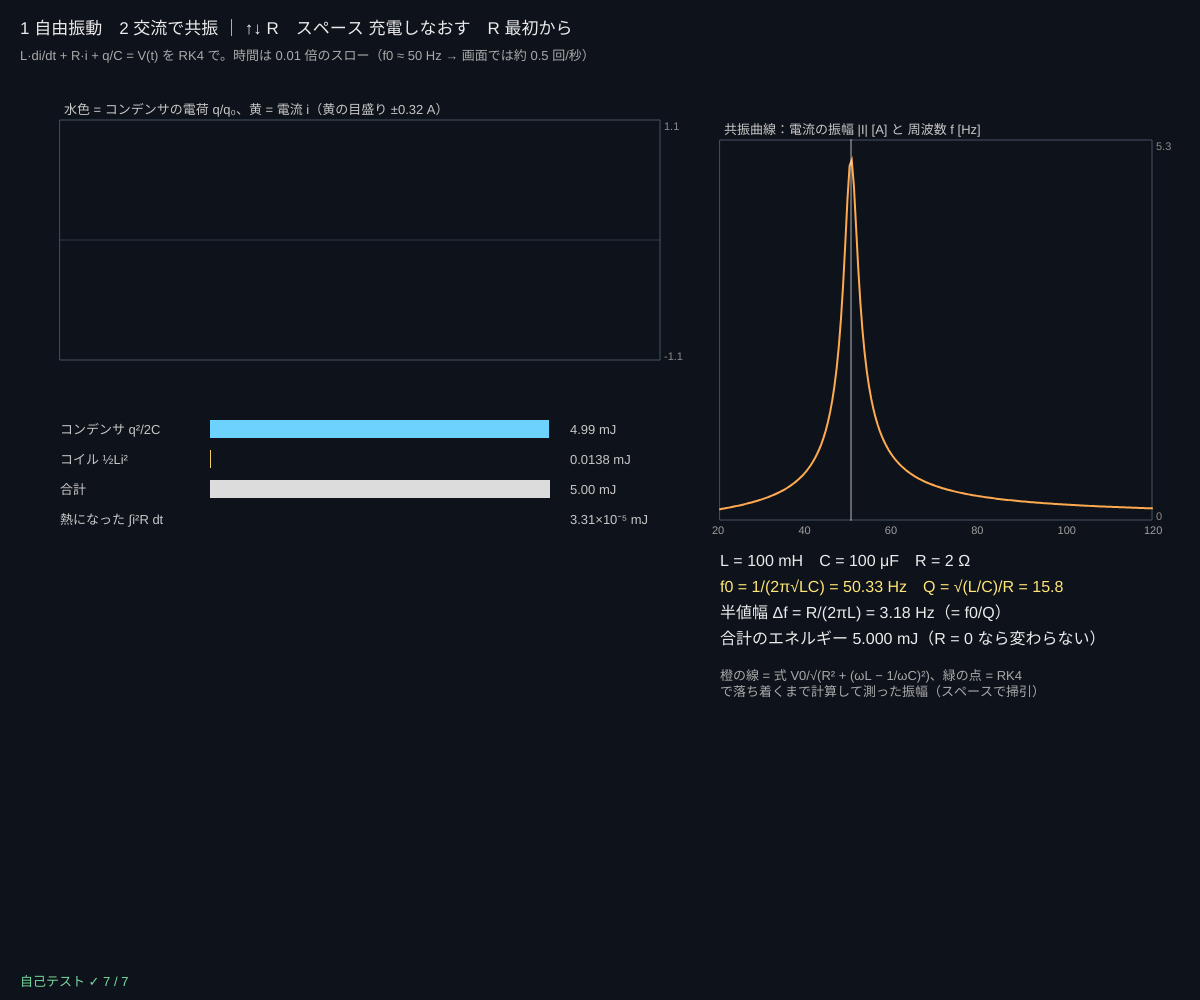
Frame 1 (no input)
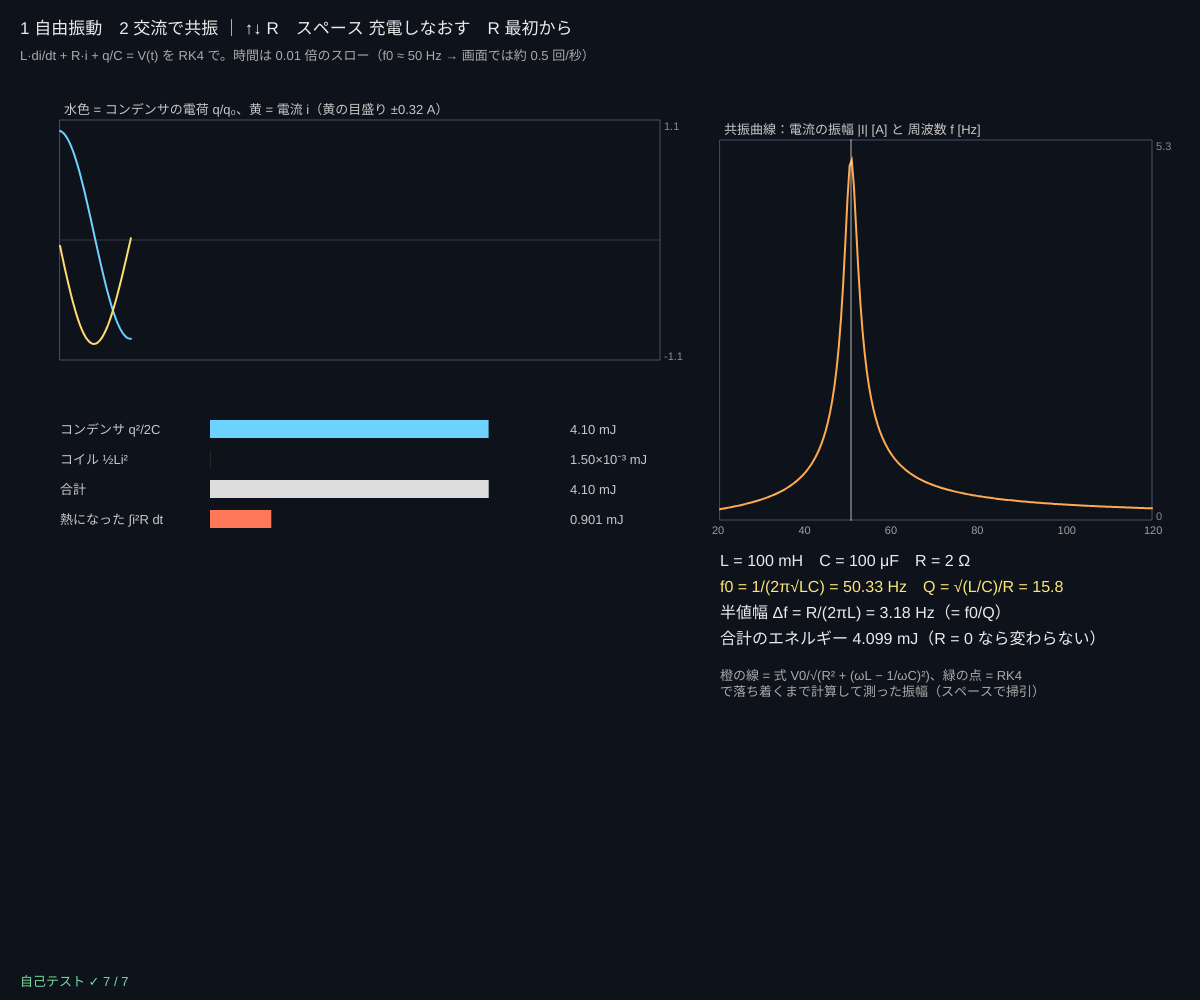
Frame 60 (no input)
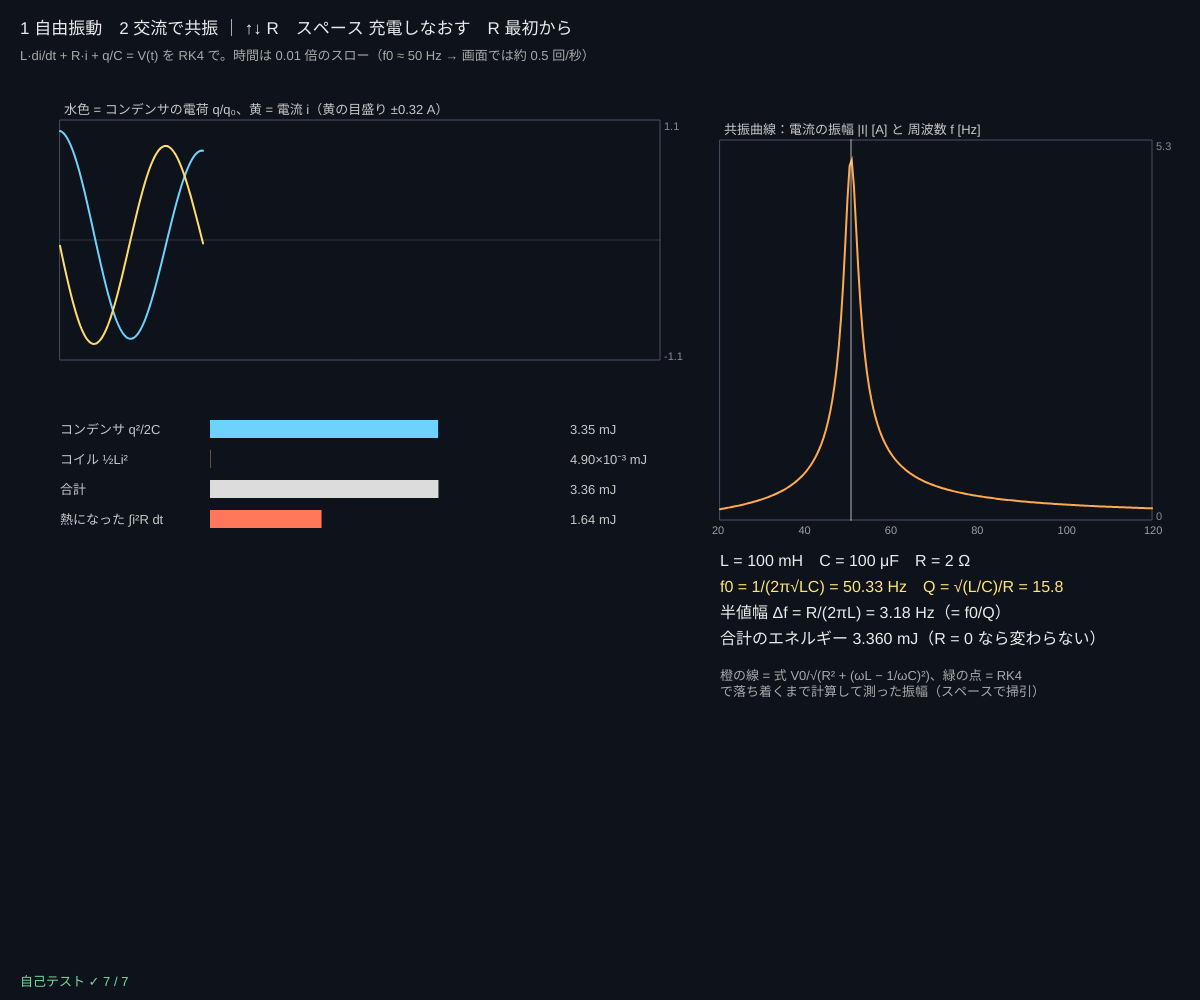
Frame 120 (the mouse pressed at the canvas centre since frame 60)

The p5.js sketch that drew these frames (run headless with seeded random() and noise() and a simulated clock; from frame 60 on, the mouse is pressed at the canvas centre):

// p5.js sketch
// ── sketch.js
// ============================================
// 06 RLC 回路と共振 ─ 電気のふりこ
// コイル L・コンデンサ C・抵抗 R の直列回路：L·di/dt + R·i + q/C = V(t)、dq/dt = i（RK4 で計算）
// R = 0 なら電荷とエネルギーが C と L を行き来して振動し続ける（f0 = 1/(2π√LC)）。R があると減衰（Q 値）
// 交流を加えて周波数を変えると、f0 で電流がいちばん大きい（共振）。スペースで周波数を掃引して共振曲線を測る
// 1 = 自由振動 / 2 = 交流で共振 / ↑↓ = R / ←→ = 周波数 / スペース = 1：充電しなおす 2：掃引 / R = 最初から
// ============================================

const L_H = 0.1;                       // ★ コイル L [H]（100 mH）
const C_F = 100e-6;                    // ★ コンデンサ C [F]（100 μF）
const V0 = 10;                         // ★ 電圧 [V]（1：最初の充電、2：交流の振幅）
const R_LIST = [0, 0.5, 1, 2, 5, 10, 20];   // 抵抗 [Ω]
const SLOW = 0.01;                     // ★ スローモーション（1 秒で 0.01 秒ぶん）
let runMode = 1, ri = 3, fDrive = 40, st = { q: C_F * V0, i: 0 }, tSim = 0, heat = 0, hist = { q: [], i: [] };
let sweep = [], sweepOn = false, sweepF = 20;

function setup() {
  createCanvas(windowWidth, windowHeight);
  selfTest();
}
function Rnow() { return runMode === 2 ? Math.max(0.5, R_LIST[ri]) : R_LIST[ri]; }
function f0() { return 1 / (2 * Math.PI * Math.sqrt(L_H * C_F)); }
function vSrc(t) { return runMode === 2 ? V0 * Math.sin(2 * Math.PI * fDrive * t) : 0; }

function draw() {
  background(14, 18, 26);
  let dt = ((Math.min(deltaTime, 50) / 1000) * SLOW) / 20, R = Rnow();
  for (let k = 0; k < 20; k++) { st = rlcStep(st, tSim, dt, R, L_H, C_F, vSrc); heat += st.i * st.i * R * dt; tSim += dt; }
  let qn = runMode === 1 ? C_F * V0 : (2 * ampFormula(fDrive, R)) / (2 * Math.PI * fDrive);   // 電荷の目盛り（2 は落ち着いたときの振幅 I/ω の 2 倍：始めのうなりも入る）
  pushCap(hist.q, st.q / qn, 500); pushCap(hist.i, st.i, 500);
  if (runMode === 2 && sweepOn) {                  // 掃引：1 フレームに 1 つの周波数で、落ち着くまで計算して振幅を測る
    sweep.push([sweepF, steadyAmp(sweepF, R)]); sweepF *= 1.03;
    if (sweepF > 120) sweepOn = false;
  }
  let Uc = (st.q * st.q) / (2 * C_F), Ul = 0.5 * L_H * st.i * st.i, U0 = 0.5 * C_F * V0 * V0;
  // ---- グラフ：電荷と電流
  let g = { x: 60, y: 120, w: width * 0.5, h: height * 0.24 }, imax = runMode === 1 ? V0 * Math.sqrt(C_F / L_H) : Math.min(V0 / R, 40);
  plotFrame(g, (runMode === 1 ? '水色 = コンデンサの電荷 q/q₀、' : '水色 = 電荷 q（落ち着いた振幅を 0.5）、') + '黄 = 電流 i（黄の目盛り ±' + imax.toFixed(2) + ' A）', -1.1, 1.1);
  stroke(110, 210, 255); strokeWeight(2); plotTrace(g, hist.q, -1.1, 1.1, 500);
  stroke(255, 220, 110); strokeWeight(2); plotTrace(g, hist.i.map((v) => v / imax), -1.1, 1.1, 500);
  // ---- エネルギーの棒
  let bx = 60, by = g.y + g.h + 60, bw = width * 0.5;
  let bars = [['コンデンサ q²/2C', Uc, color(110, 210, 255)], ['コイル ½Li²', Ul, color(255, 220, 110)], ['合計', Uc + Ul, color(220)], ['熱になった ∫i²R dt', heat, color(255, 120, 90)]];
  bars.forEach((b, k) => {
    noStroke(); fill(200); textSize(13); text(b[0], bx, by + k * 30 + 14);
    fill(b[2]); rect(bx + 150, by + k * 30, clampv(b[1] / Math.max(U0, Uc + Ul + 1e-12), 0, 1.2) * (bw - 260), 18);
    fill(200); text(sci(b[1] * 1000, 3) + ' mJ', bx + bw - 90, by + k * 30 + 14);
  });
  // ---- 右：共振曲線（式）と測った点
  let rg = { x: width * 0.6, y: 140, w: width * 0.36, h: height * 0.38 }, fmin = 20, fmax = 120, imaxC = V0 / R;
  plotFrame(rg, '共振曲線：電流の振幅 |I| [A] と 周波数 f [Hz]', 0, imaxC * 1.05);
  let pts = []; for (let k = 0; k <= 200; k++) { let f = fmin + ((fmax - fmin) * k) / 200; pts.push([rg.x + ((f - fmin) / (fmax - fmin)) * rg.w, rg.y + rg.h - (ampFormula(f, R) / (imaxC * 1.05)) * rg.h]); }
  stroke(255, 170, 80); strokeWeight(2); noFill(); polyline(pts);
  noStroke(); fill(120, 230, 170);
  for (let [f, a] of sweep) circle(rg.x + ((f - fmin) / (fmax - fmin)) * rg.w, rg.y + rg.h - (a / (imaxC * 1.05)) * rg.h, 6);
  let xf0 = rg.x + ((f0() - fmin) / (fmax - fmin)) * rg.w, xd = rg.x + ((fDrive - fmin) / (fmax - fmin)) * rg.w;
  stroke(255, 255, 255, 90); line(xf0, rg.y, xf0, rg.y + rg.h);
  if (runMode === 2) { stroke(255, 220, 110); line(xd, rg.y, xd, rg.y + rg.h); }
  noStroke(); fill(160); textSize(11); for (let f of [20, 40, 60, 80, 100, 120]) text(f, rg.x + ((f - fmin) / (fmax - fmin)) * rg.w - 8, rg.y + rg.h + 14);
  // ---- 数字
  let Q = R > 0 ? Math.sqrt(L_H / C_F) / R : Infinity, tx = rg.x, y = rg.y + rg.h + 46;
  fill(235); textSize(16);
  text('L = ' + L_H * 1000 + ' mH　C = ' + C_F * 1e6 + ' μF　R = ' + R + ' Ω', tx, y); y += 26;
  fill(255, 230, 120); text('f0 = 1/(2π√LC) = ' + f0().toFixed(2) + ' Hz　Q = √(L/C)/R = ' + (isFinite(Q) ? Q.toFixed(1) : '∞'), tx, y); y += 26;
  fill(235); text('半値幅 Δf = R/(2πL) = ' + (R / (2 * Math.PI * L_H)).toFixed(2) + ' Hz（= f0/Q）', tx, y); y += 26;
  if (runMode === 2) { let Z = Math.hypot(R, 2 * Math.PI * fDrive * L_H - 1 / (2 * Math.PI * fDrive * C_F)); text('いま f = ' + fDrive.toFixed(1) + ' Hz　|Z| = ' + Z.toFixed(2) + ' Ω　|I| = V0/|Z| = ' + (V0 / Z).toFixed(3) + ' A', tx, y); }
  else text('合計のエネルギー ' + sci((Uc + Ul) * 1000, 4) + ' mJ（R = 0 なら変わらない）', tx, y);
  y += 26; fill(170); textSize(13); text('橙の線 = 式 V0/√(R² + (ωL − 1/ωC)²)、緑の点 = RK4 で落ち着くまで計算して測った振幅（スペースで掃引）', tx, y, width - tx - 20);
  fill(235); textSize(17);
  text('1 自由振動　2 交流で共振 ｜ ↑↓ R　' + (runMode === 2 ? '←→ 周波数　スペース 掃引' : 'スペース 充電しなおす') + '　R 最初から', 20, 34);
  fill(170); textSize(13); text('L·di/dt + R·i + q/C = V(t) を RK4 で。時間は ' + SLOW + ' 倍のスロー（f0 ≈ 50 Hz → 画面では約 0.5 回/秒）', 20, 60);
  drawSelfTest(20, height - 14);
}

function keyPressed() {
  if (key === '1' || key === '2') { runMode = +key; restart(); }
  if (key === UP_ARROW) { ri = Math.min(R_LIST.length - 1, ri + 1); sweep = []; }
  if (key === DOWN_ARROW) { ri = Math.max(0, ri - 1); sweep = []; }
  if (key === RIGHT_ARROW) fDrive = Math.min(120, fDrive * 1.03);
  if (key === LEFT_ARROW) fDrive = Math.max(20, fDrive / 1.03);
  if (key === ' ') { if (runMode === 1) restart(); else { sweep = []; sweepF = 20; sweepOn = true; } }
  if (key === 'r' || key === 'R') { ri = 3; fDrive = 40; sweep = []; restart(); }
  return false;
}
function restart() { st = { q: runMode === 1 ? C_F * V0 : 0, i: 0 }; tSim = 0; heat = 0; hist = { q: [], i: [] }; }

// ---- 自己テスト：式で計算できる値と比べる
function selfTest() {
  selfTestResults = [];
  let T0 = 2 * Math.PI * Math.sqrt(L_H * C_F), dt = T0 / 2000, s = { q: 1e-3, i: 0 }, t = 0, cross = [], none = () => 0;
  let E0 = (s.q * s.q) / (2 * C_F), Emax = 0;
  for (let k = 0; k < 2000 * 20; k++) {
    let n = rlcStep(s, t, dt, 0, L_H, C_F, none);
    if (s.q > 0 && n.q <= 0) cross.push(t + (dt * s.q) / (s.q - n.q));
    s = n; t += dt; Emax = Math.max(Emax, Math.abs((s.q * s.q) / (2 * C_F) + 0.5 * L_H * s.i * s.i - E0));
  }
  check('f0 = 1/(2π√LC) = 50.33 Hz', near(f0(), 50.329, 0.001));
  check('R = 0 の振動の周期 = 2π√LC（0.1% 以内）', nearRel((cross[cross.length - 1] - cross[0]) / (cross.length - 1), T0, 0.001));
  check('R = 0 なら エネルギーが保存（20 周期で 10⁻⁶ 以内）', Emax / E0 < 1e-6);
  let R = 2, wd = Math.sqrt(1 / (L_H * C_F) - (R * R) / (4 * L_H * L_H)), peaks = [];
  s = { q: 1e-3, i: 0 }; t = 0; let prev = s;
  for (let k = 0; k < 2000 * 5; k++) { let n = rlcStep(s, t, dt, R, L_H, C_F, none); if (prev.q < s.q && n.q <= s.q && s.q > 0) peaks.push(s.q); prev = s; s = n; t += dt; }
  check('R があると 1 周期ごとに e^(−R·T/2L) 倍に減る（0.5% 以内）', peaks.length >= 3 && nearRel(peaks[2] / peaks[1], Math.exp((-R * 2 * Math.PI) / wd / (2 * L_H)), 0.005));
  check('共振（f = f0）で落ち着いた電流の振幅 = V0/R（1% 以内）', nearRel(steadyAmp(f0(), 2), V0 / 2, 0.01));
  check('f0 からはずれた所（0.8 f0）でも 計算 = 式 V0/|Z|（1% 以内）', nearRel(steadyAmp(0.8 * f0(), 2), ampFormula(0.8 * f0(), 2), 0.01));
  let half = (lo, hi, up) => { for (let k = 0; k < 80; k++) { let m = (lo + hi) / 2; ((ampFormula(m, 2) ** 2 > 0.5 * (V0 / 2) ** 2) === up) ? (hi = m) : (lo = m); } return (lo + hi) / 2; };
  let f1 = half(20, f0(), true), f2 = half(f0(), 120, false);
  check('半値幅（電力が半分の 2 点の差）= R/(2πL) = f0/Q', nearRel(f2 - f1, 2 / (2 * Math.PI * L_H), 1e-6));
  reportSelfTest();
}

// ---------- やってみよう ----------
// 1. 1 で R = 0 にして、エネルギーが コンデンサ ⇔ コイル を行き来するのを見よう。合計は？
// 2. ↑ で R を大きくすると、何回くらいで止まる？ Q 値との関係は？（Q ≈ 何回ふれるか × π）
// 3. 2 で ←→ を押して f0 に近づけ、電流が大きくなるのを確かめよう。電圧と電流の山の時間差（位相）は？
// 4. スペースで掃引し、緑の点（計算）と橙の線（式）が重なることを確かめよう。R を変えると幅は？
// 5. ラジオのチューニングは共振。C を変えて 1 MHz に合わせるには C をいくつにする？


// ==================================================
// ここから下は「電磁気の道具」（中身は読まなくても OK。消さないでね）
// ==================================================
// ---- RK4 で 1 歩：状態 { q, i }、dq/dt = i、di/dt = (V(t) − R·i − q/C) / L
function rlcStep(s, t, h, R, L, C, V) {
  let f = (tt, q, i) => [i, (V(tt) - R * i - q / C) / L];
  let k1 = f(t, s.q, s.i), k2 = f(t + h / 2, s.q + (h / 2) * k1[0], s.i + (h / 2) * k1[1]);
  let k3 = f(t + h / 2, s.q + (h / 2) * k2[0], s.i + (h / 2) * k2[1]), k4 = f(t + h, s.q + h * k3[0], s.i + h * k3[1]);
  return { q: s.q + (h / 6) * (k1[0] + 2 * k2[0] + 2 * k3[0] + k4[0]), i: s.i + (h / 6) * (k1[1] + 2 * k2[1] + 2 * k3[1] + k4[1]) };
}
// ---- 式：交流 V0 sin(2πft) のときの電流の振幅 V0 / |Z|
function ampFormula(f, R) { let w = 2 * Math.PI * f; return V0 / Math.hypot(R, w * L_H - 1 / (w * C_F)); }
// ---- 計算：静かな状態から RK4 で落ち着くまで（減衰の時間 2L/R の 12 倍）進め、最後の 3 周期の電流の最大値
function steadyAmp(f, R) {
  let T = 1 / f, dt = T / 60, Ttot = Math.max(12 * ((2 * L_H) / R), 10 * T), s = { q: 0, i: 0 }, t = 0, mx = 0;
  let V = (tt) => V0 * Math.sin(2 * Math.PI * f * tt), n = Math.ceil(Ttot / dt);
  for (let k = 0; k < n; k++) { s = rlcStep(s, t, dt, R, L_H, C_F, V); t += dt; if (t > Ttot - 3 * T) mx = Math.max(mx, Math.abs(s.i)); }
  return mx;
}
// ---- 描く道具（どのスケッチも同じ）
function clampv(v, a, b) { return v < a ? a : v > b ? b : v; }
function polyline(pts) {               // 点が 2 つ以上あるときだけ折れ線を描く（[[x, y], ...]）
  if (!pts || pts.length < 2) return;
  beginShape(); for (let p of pts) vertex(p[0], p[1]); endShape();
}
function arrowTo(x1, y1, x2, y2, hs) {  // (x1, y1) → (x2, y2) の矢印。hs = 矢じりの大きさ
  let dx = x2 - x1, dy = y2 - y1, L = Math.hypot(dx, dy);
  if (!(L > 0.5)) return;
  line(x1, y1, x2, y2);
  let ux = dx / L, uy = dy / L, h = Math.min(hs || 8, L * 0.5);
  line(x2, y2, x2 - h * ux + h * 0.5 * uy, y2 - h * uy - h * 0.5 * ux);
  line(x2, y2, x2 - h * ux - h * 0.5 * uy, y2 - h * uy + h * 0.5 * ux);
}
const SUP = { '-': '⁻', '0': '⁰', '1': '¹', '2': '²', '3': '³', '4': '⁴', '5': '⁵', '6': '⁶', '7': '⁷', '8': '⁸', '9': '⁹' };
function sci(v, d) {                   // 0.000032 → "3.20×10⁻⁵"（大きい数・小さい数を読みやすく）
  if (!isFinite(v)) return '—';
  if (v === 0) return '0';
  let sig = d === undefined ? 3 : d, e = Math.floor(Math.log10(Math.abs(v)));
  if (e >= -2 && e <= 3) return v.toFixed(Math.max(0, sig - 1 - e));
  let m = v / Math.pow(10, e);
  return m.toFixed(sig - 1) + '×10' + String(e).split('').map((c) => SUP[c]).join('');
}
// グラフの枠：g = { x, y, w, h }。lo〜hi の範囲で、数字の配列 arr を左から右へ（cap 個ぶん）
function plotFrame(g, title, lo, hi) {
  noFill(); stroke(70, 80, 100); strokeWeight(1); rect(g.x, g.y, g.w, g.h);
  if (lo < 0 && hi > 0) { let y0 = g.y + g.h * (hi / (hi - lo)); stroke(70, 80, 100, 160); line(g.x, y0, g.x + g.w, y0); }
  noStroke(); fill(200); textSize(13); text(title, g.x + 4, g.y - 6);
  fill(140); textSize(11); text(sci(hi, 2), g.x + g.w + 4, g.y + 10); text(sci(lo, 2), g.x + g.w + 4, g.y + g.h);
}
function plotTrace(g, arr, lo, hi, cap) {
  if (!arr || arr.length < 2) return;
  noFill(); beginShape();
  for (let i = 0; i < arr.length; i++) vertex(g.x + (i / (cap - 1)) * g.w, g.y + g.h - clampv((arr[i] - lo) / (hi - lo), 0, 1) * g.h);
  endShape();
}
function pushCap(arr, v, cap) { arr.push(v); if (arr.length > cap) arr.shift(); }
// ---- 自己テストの道具
let selfTestResults = [];
function check(name, cond) { selfTestResults.push({ name, ok: !!cond }); }
function near(a, b, tol) { return a !== null && a !== undefined && isFinite(a) && Math.abs(a - b) <= (tol === undefined ? 1e-9 : tol); }
function nearRel(a, b, rel) { return near(a, b, Math.abs(b) * rel); }   // 相対誤差 rel 以内
function reportSelfTest() { for (let r of selfTestResults) (r.ok ? console.log : console.error)((r.ok ? '✓ ' : '✗ ') + r.name); }
function selfTestLine() { let n = selfTestResults.filter((r) => r.ok).length; return '自己テスト ' + (n === selfTestResults.length ? '✓ ' : '✗ ') + n + ' / ' + selfTestResults.length; }
function drawSelfTest(x, y) {
  noStroke(); textSize(13);
  if (selfTestResults.length > 0 && selfTestResults.every((r) => r.ok)) fill(120, 220, 160); else fill(255, 100, 90);
  text(selfTestLine(), x, y);
}
